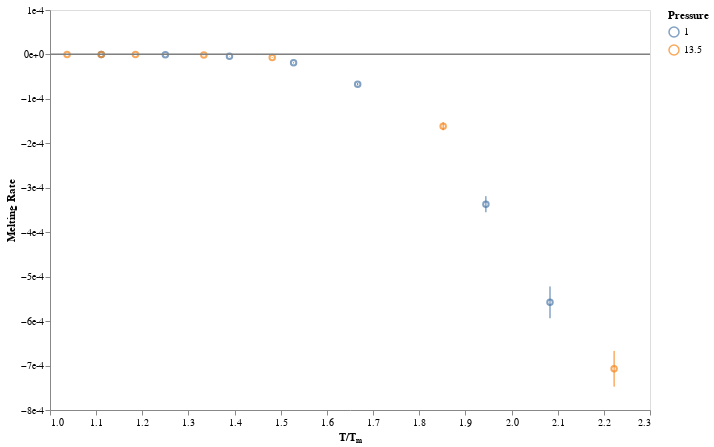

The notebook cell saved with this chart:
### Code cell
chart = alt.Chart(melt_df.reset_index()).encode(
    x=alt.X("temp_norm", title="T/Tₘ", scale=alt.Scale(zero=False)),
    color=alt.Color("pressure:N", title="Pressure"),
)

chart = (
    chart.mark_point().encode(
        y=alt.Y(
            "value", 
            title="Melting Rate", 
            axis=alt.Axis(format='e'),
        )
    ) +
    chart.mark_rule().encode(
        y="error_min", 
        y2="error_max"
    )
)

chart = figures.hline(chart, 0)
chart

### Figure 1 — Vega-Lite specification as saved in the notebook (floating-point values rounded to 4 significant figures)
{"$schema": "https://vega.github.io/schema/vega-lite/v2.6.0.json", "config": {"axis": {"grid": false}, "view": {"height": 400, "width": 600}}, "data": {"name": "data-50be76e11ca642656c43ba138369880e"}, "datasets": {"data-50be76e11ca642656c43ba138369880e": [{"error": 1.387e-09, "error_frac": -0.06239, "error_max": -1.946e-08, "error_min": -2.501e-08, "pressure": 1, "temp_norm": 1.111, "temperature": 0.4, "value": -2.223e-08}, {"error": 2.861e-08, "error_frac": -0.04911, "error_max": -5.254e-07, "error_min": -6.398e-07, "pressure": 1, "temp_norm": 1.25, "temperature": 0.45, "value": -5.826e-07}, {"error": 1.699e-07, "error_frac": -0.04392, "error_max": -3.529e-06, "error_min": -4.209e-06, "pressure": 1, "temp_norm": 1.389, "temperature": 0.5, "value": -3.869e-06}, {"error": 6.009e-07, "error_frac": -0.0319, "error_max": -1.764e-05, "error_min": -2.004e-05, "pressure": 1, "temp_norm": 1.528, "temperature": 0.55, "value": -1.884e-05}, {"error": 1.299e-06, "error_frac": -0.01939, "error_max": -6.44e-05, "error_min": -6.96e-05, "pressure": 1, "temp_norm": 1.667, "temperature": 0.6, "value": -6.7e-05}, {"error": 9.054e-06, "error_frac": -0.02687, "error_max": -0.0003189, "error_min": -0.0003551, "pressure": 1, "temp_norm": 1.944, "temperature": 0.7, "value": -0.000337}, {"error": 1.791e-05, "error_frac": -0.0321, "error_max": -0.000522, "error_min": -0.0005936, "pressure": 1, "temp_norm": 2.083, "temperature": 0.75, "value": -0.0005578}, {"error": 1.814e-09, "error_frac": -0.4258, "error_max": -6.321e-10, "error_min": -7.888e-09, "pressure": 13.5, "temp_norm": 1.037, "temperature": 1.4, "value": -4.26e-09}, {"error": 6.842e-10, "error_frac": -0.02132, "error_max": -3.072e-08, "error_min": -3.346e-08, "pressure": 13.5, "temp_norm": 1.111, "temperature": 1.5, "value": -3.209e-08}, {"error": 9.351e-08, "error_frac": -0.7319, "error_max": 5.925e-08, "error_min": -3.148e-07, "pressure": 13.5, "temp_norm": 1.185, "temperature": 1.6, "value": -1.278e-07}, {"error": 1.905e-07, "error_frac": -0.1266, "error_max": -1.123e-06, "error_min": -1.885e-06, "pressure": 13.5, "temp_norm": 1.333, "temperature": 1.8, "value": -1.504e-06}, {"error": 3.91e-07, "error_frac": -0.05505, "error_max": -6.321e-06, "error_min": -7.885e-06, "pressure": 13.5, "temp_norm": 1.481, "temperature": 2, "value": -7.103e-06}, {"error": 4.579e-06, "error_frac": -0.02834, "error_max": -0.0001524, "error_min": -0.0001707, "pressure": 13.5, "temp_norm": 1.852, "temperature": 2.5, "value": -0.0001616}, {"error": 2.014e-05, "error_frac": -0.02847, "error_max": -0.000667, "error_min": -0.0007475, "pressure": 13.5, "temp_norm": 2.222, "temperature": 3, "value": -0.0007073}]}, "layer": [{"layer": [{"data": {"name": "data-50be76e11ca642656c43ba138369880e"}, "encoding": {"color": {"field": "pressure", "title": "Pressure", "type": "nominal"}, "x": {"field": "temp_norm", "scale": {"zero": false}, "title": "T/Tₘ", "type": "quantitative"}, "y": {"axis": {"format": "e"}, "field": "value", "title": "Melting Rate", "type": "quantitative"}}, "mark": "point"}, {"data": {"name": "data-50be76e11ca642656c43ba138369880e"}, "encoding": {"color": {"field": "pressure", "title": "Pressure", "type": "nominal"}, "x": {"field": "temp_norm", "scale": {"zero": false}, "title": "T/Tₘ", "type": "quantitative"}, "y": {"field": "error_min", "type": "quantitative"}, "y2": {"field": "error_max", "type": "quantitative"}}, "mark": "rule"}]}, {"encoding": {"y": {"field": "val", "type": "quantitative"}}, "mark": {"color": "grey", "type": "rule"}}], "transform": [{"as": "val", "calculate": "0"}]}
